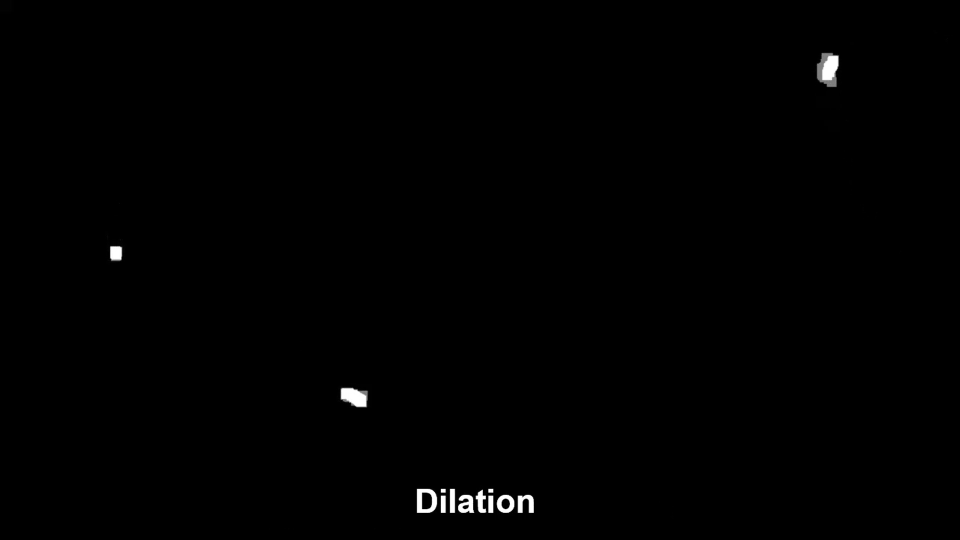
#> input picture Object Detection (OpenCV)/Images/Dilation.png, 1920 x 1080 px, given in place of Ant Video.mp4, which was not available (shown at 1/2 size)
$ jupyter execute 'Object Detection & Localization - Ants.ipynb'   (older library calls are emulated)   (text cells are left out)
#> lines starting #> are read from the running program, lines starting #| are printed output that depends on the picture; after the words box and inside, x2 and y2 are one past the last pixel; in counts of white or black regions, pixels touching at a corner belong together; pictures that were not available may be replaced by others from this repository, and a replacement may not be noted
[cell 1]
import cv2
import numpy as np
from scipy.spatial import distance

[cell 2]
fg_bg = cv2.createBackgroundSubtractorMOG2()
kernel_erode = np.ones((2,2), np.uint8)
kernel_dilate = np.ones((4,4), np.uint8)

[cell 3]
cap = cv2.VideoCapture('Ant Video.mp4')

while (cap.isOpened()):
    ret, colour_frame = cap.read()
#> colour_frame is the input picture: shape (1080, 1920, 3); min 0, max 255, mean 1.1

    if not ret:
        break

    row, col, chn = colour_frame.shape
#> row = 1080; col = 1920; chn = 3

    gray = cv2.cvtColor(colour_frame, cv2.COLOR_BGR2GRAY)
    frame = fg_bg.apply(gray)
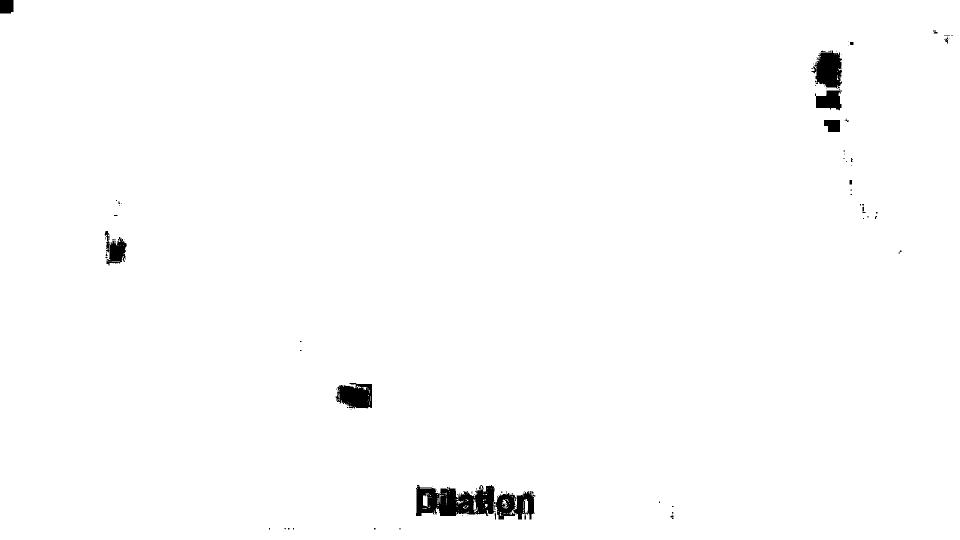
#> frame: shape (1080, 1920) (shown at 1/2 size); values 127 (black) and 255 (white), 99% white; 105 black regions (88 under 20 px), largest, box (x1, y1, x2, y2) and area: (832, 970, 991, 1032) 6881, (1623, 101, 1684, 177) 3202, (671, 766, 744, 817) 2842
    erosion = cv2.erode(frame, kernel_erode, iterations = 2)
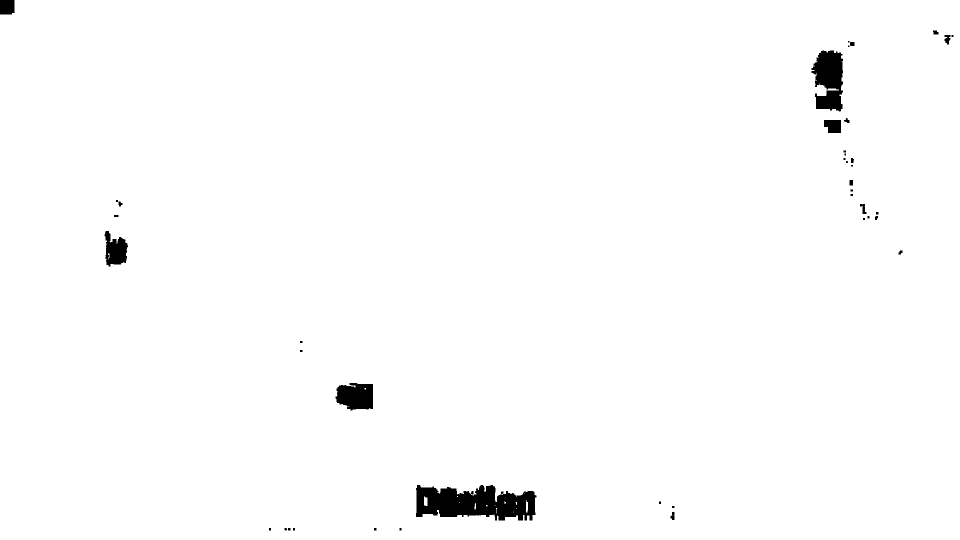
#> erosion: shape (1080, 1920) (shown at 1/2 size); values 127 (black) and 255 (white), 98.7% white; 43 black regions (9 under 20 px), largest, box (x1, y1, x2, y2) and area: (832, 970, 1073, 1041) 12035, (1623, 101, 1686, 223) 5592, (671, 766, 746, 821) 3353
    dilation = cv2.dilate(erosion, kernel_dilate, iterations = 4)
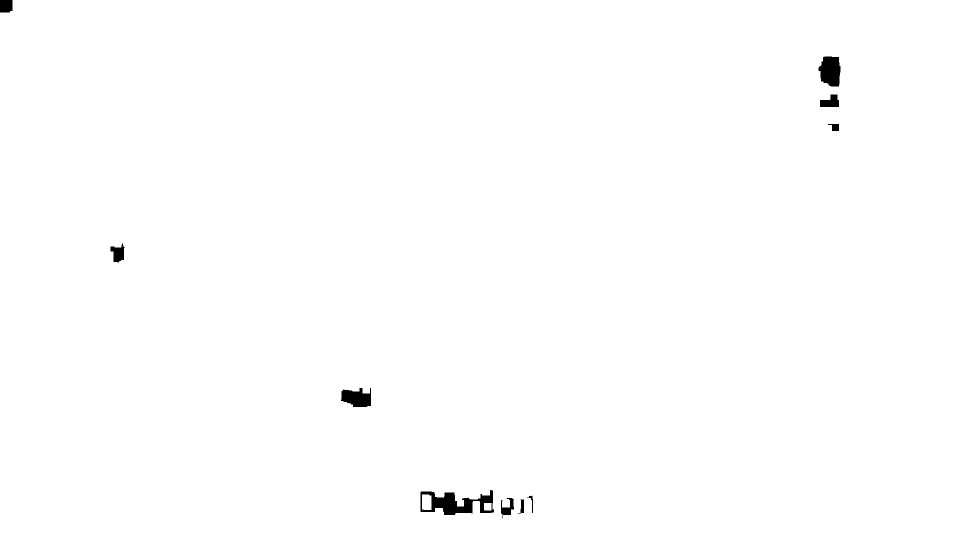
#> dilation: shape (1080, 1920) (shown at 1/2 size); values 127 (black) and 255 (white), 99.5% white; 10 black regions, largest, box (x1, y1, x2, y2) and area: (841, 980, 988, 1030) 3567, (1637, 113, 1681, 173) 2107, (682, 776, 742, 814) 1670

    ret, frame = cv2.threshold(dilation, 127, 255, 0)
#> frame: shape (1080, 1920); 99.5% white; 10 black regions

    image, contours, hierarchy = cv2.findContours(frame, cv2.RETR_TREE, cv2.CHAIN_APPROX_SIMPLE)
#> contours = 12 contours; largest, box (x1, y1, x2, y2) and area: (0, 0, 1920, 1080) 2069992, (840, 979, 989, 1031) 4630, (1636, 112, 1682, 174) 2201, (681, 775, 743, 815) 1774, (1639, 188, 1679, 215) 748

    for c in contours:
        M = cv2.moments(c)
        cX = int(M['m10'] / M['m00'])
        cY = int(M['m01'] / M['m00'])

        #cv2.drawContours(colour_frame, [c], -1, (255, 0, 255), 2)
        colorim = cv2.circle(colour_frame, (cX, cY), 18, (255, 255, 255), 2)
        cv2.line(colorim, (int(col/2), int(row/2)), (cX, cY), (0,255,0), 2)

        dist = distance.euclidean((int(col/2), int(row/2)), (cX, cY))
        colorim = cv2.putText(colorim, str(dist), (cX - 20, cY - 20),
                              cv2.FONT_HERSHEY_SIMPLEX, 0.5, (200, 25, 25),2)
        colorim = cv2.putText(colorim, f'{cX}, {cY}', (cX + 30, cY + 5),
                              cv2.FONT_HERSHEY_SIMPLEX, 0.5, (255, 0, 155),2)
#> this loop made 12 passes
#> (cX, cY, dist) on passes 1 to 12: (959, 539, 1.41), (1043, 1013, 480.2), (1014, 1015, 478.1), (1062, 1004, 475.1), (908, 1006, 468.9), (975, 1012, 472.2), (852, 1004, 476.4), (713, 795, 355), (235, 506, 725.8), (1669, 253, 764.9), (1660, 203, 776.9), (1660, 141, 805.7)
#> pass 1, `colorim = cv2.putText(colorim, str(dist), (cX - 20, cY - 20), cv2.FONT..`:
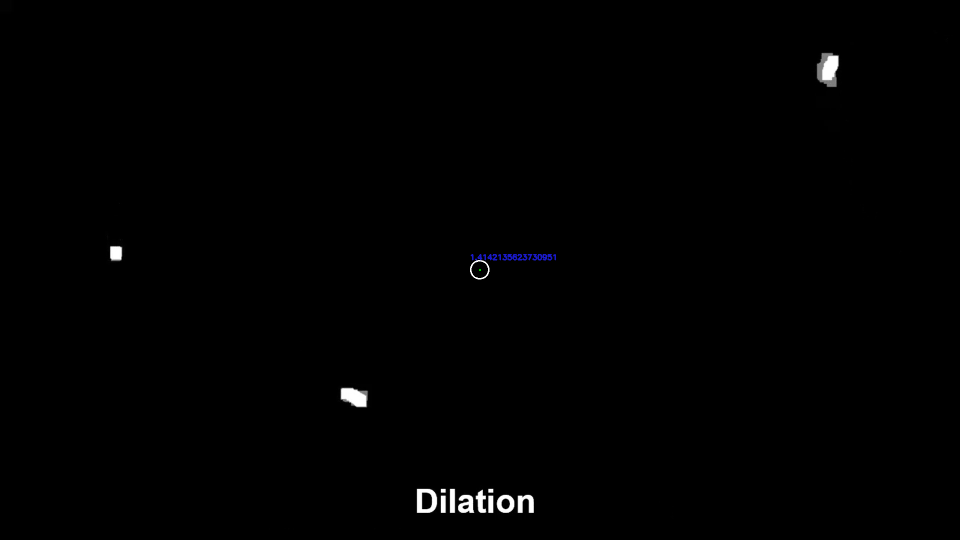
#> colorim: shape (1080, 1920, 3) (shown at 1/2 size); mean B, G, R 1.3, 1.2, 1.2
#> after the loop:
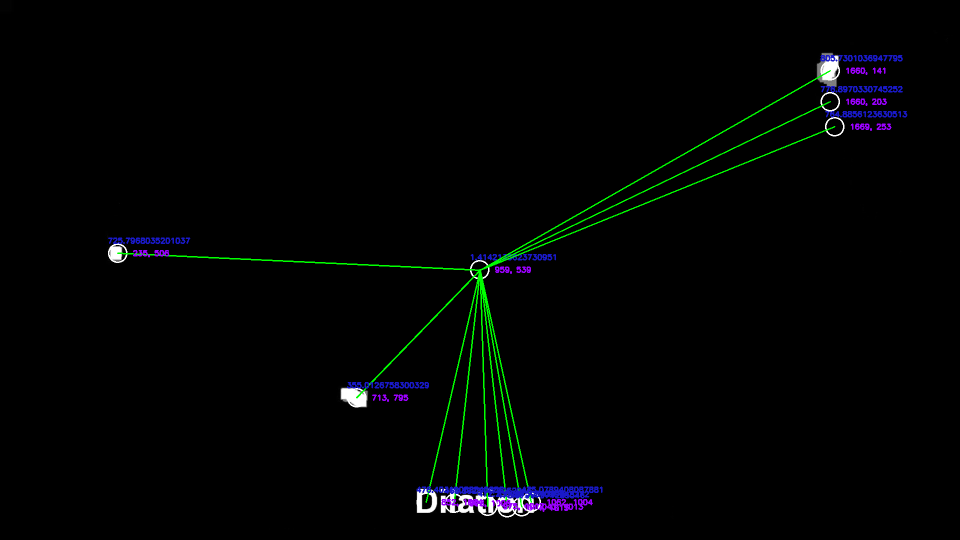
#> colorim: shape (1080, 1920, 3) (shown at 1/2 size); mean B, G, R 3.2, 3.4, 1.8

    cv2.rectangle(colorim, (250,20), (1000, 90), (0,0,0), 2)
    colorim=cv2.putText(colorim, 'No. of Ants in the Frame : '+ str(len(contours)), (270, 70),
            cv2.FONT_HERSHEY_SIMPLEX, 1.5, (0, 0, 0), 2)
    colorim = cv2.circle(colorim, (int(col/2), int(row/2)), 18, (255, 255, 255), -1)
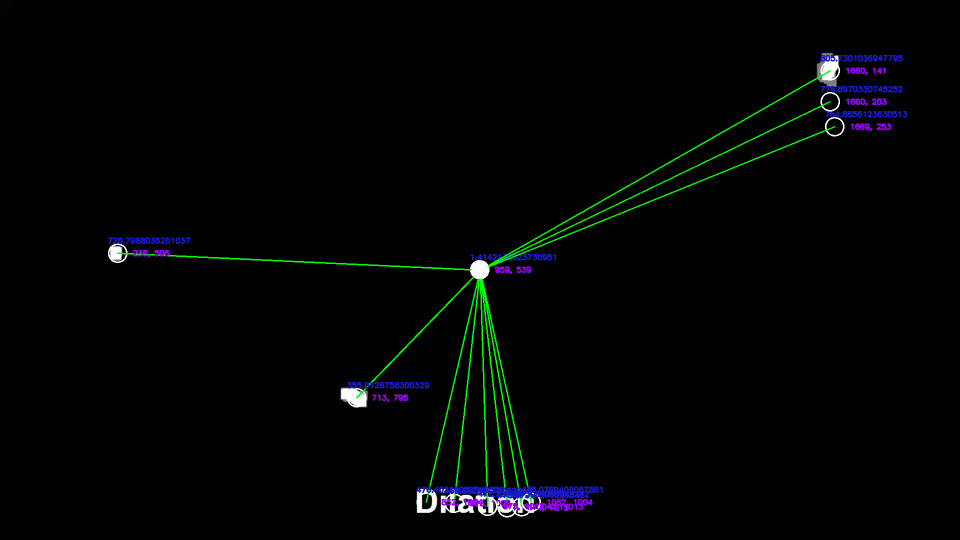
#> colorim: shape (1080, 1920, 3) (shown at 1/2 size); 0.04% of pixels changed, all inside (x1, y1, x2, y2) = (942, 523, 977, 559)
    cv2.imshow('Window', colorim)

    if cv2.waitKey(25) & 0xFF == ord('q'):
#> (key q is pressed here)
        break

cap.release()
cv2.destroyAllWindows()

$ run again, on Object Detection (OpenCV)/Images/Noise reduction - Erosion.png
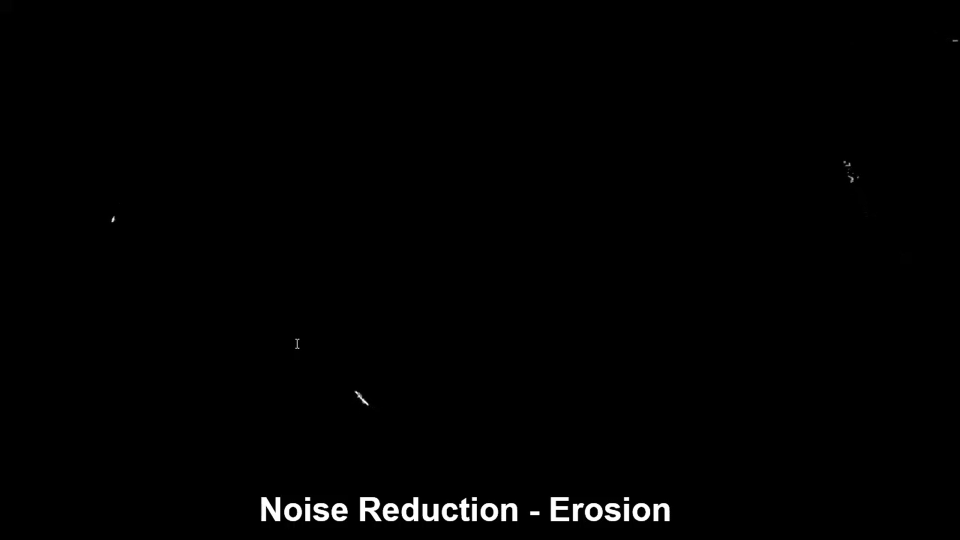
#> input picture Object Detection (OpenCV)/Images/Noise reduction - Erosion.png, 1920 x 1080 px, given in place of Ant Video.mp4, which was not available (shown at 1/2 size)
#> colour_frame is the input picture: shape (1080, 1920, 3); min 0, max 255, mean 2
#> `frame = fg_bg.apply(gray)`:
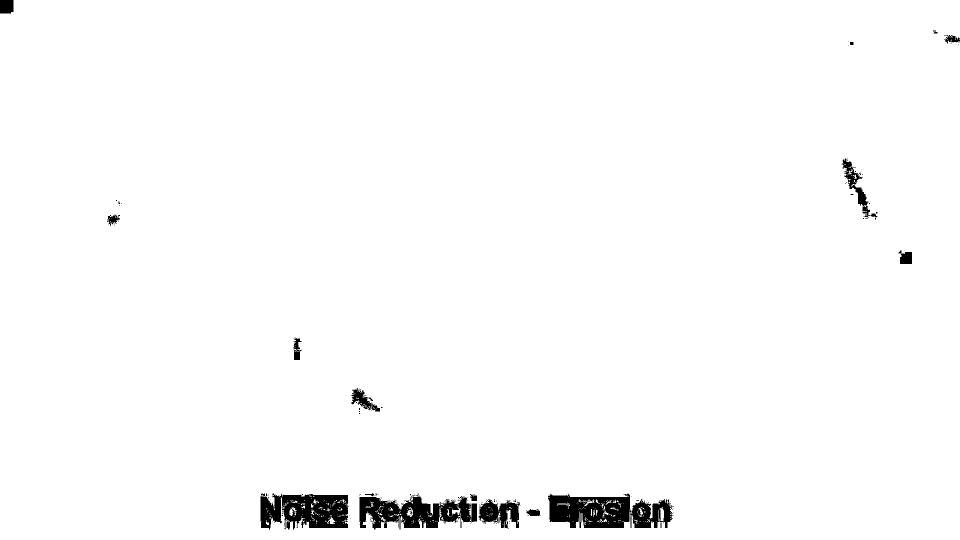
#> frame: shape (1080, 1920) (shown at 1/2 size); values 127 (black) and 255 (white), 98.1% white; 171 black regions (150 under 20 px), largest, box (x1, y1, x2, y2) and area: (718, 989, 954, 1059) 9546, (521, 987, 697, 1059) 9424, (1096, 987, 1263, 1056) 8600
#> erosion: shape (1080, 1920); values 127 (black) and 255 (white), 97.6% white; 24 black regions (5 under 20 px), largest, box (x1, y1, x2, y2) and area: (1096, 986, 1349, 1058) 14115, (718, 986, 956, 1061) 12290, (521, 987, 701, 1061) 11407
#> dilation: shape (1080, 1920); values 127 (black) and 255 (white), 99.1% white; 20 black regions (4 under 20 px), largest, box (x1, y1, x2, y2) and area: (1106, 999, 1300, 1054) 6857, (529, 995, 694, 1054) 5532, (727, 998, 916, 1054) 4231
#> contours = 25 contours, 3 with area under 20; largest, box (x1, y1, x2, y2) and area: (0, 0, 1920, 1080) 2069992, (1105, 998, 1301, 1055) 7692, (528, 994, 695, 1055) 6223, (726, 997, 917, 1055) 4634, (966, 1009, 1037, 1054) 1208
#> the loop `for c in contours:` made 25 passes
#> (cX, cY, dist) on passes 1, 3, 4, 5, 6, 7, 9, 10: (959, 539, 1.41), (1072, 1028, 500.7), (1315, 1028, 603.5), (996, 1026, 487.3), (1335, 1021, 609.9), (938, 1026, 486.5), (1195, 1026, 539.8), (1213, 1043, 563)
#> `colorim = cv2.circle(colorim, (int(col/2), int(row/2)), 18, (255, 255,..`:
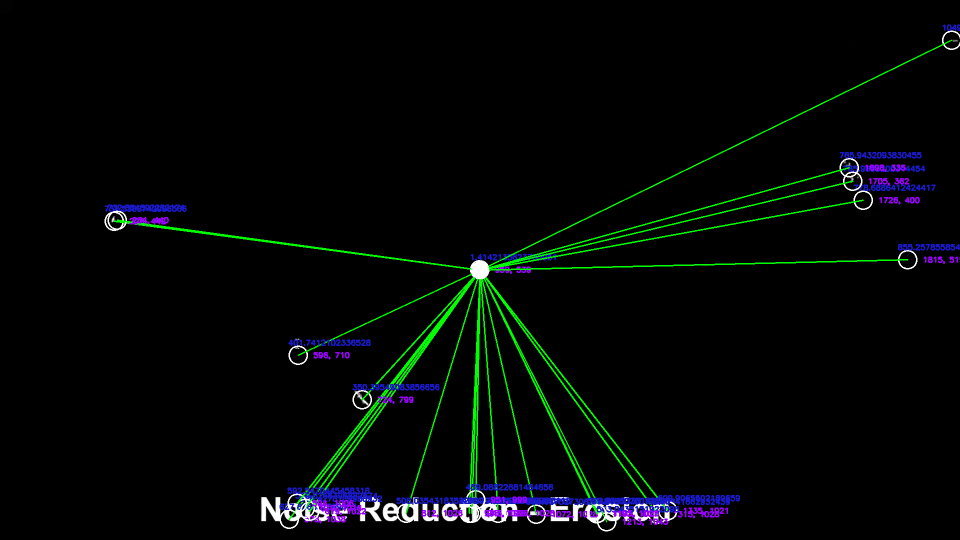
#> colorim: shape (1080, 1920, 3) (shown at 1/2 size); mean B, G, R 6, 7.1, 3.4
